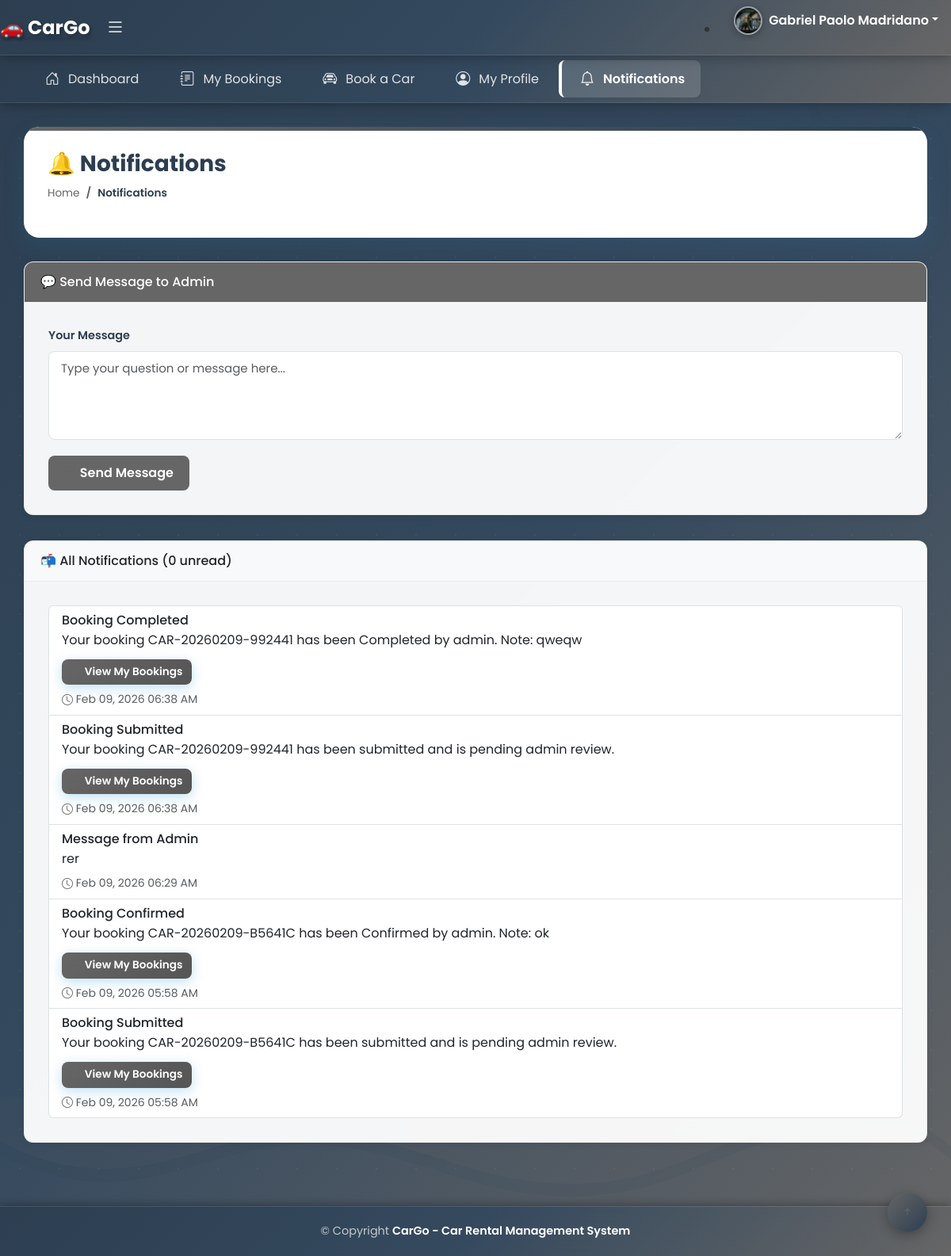
The app's page /index.php?page=notifications (signed in) with its own data.
### tables this page shows
CREATE TABLE `customers` (
  `id` int(11) NOT NULL,
  `customer_id` varchar(20) NOT NULL,
  `username` varchar(50) NOT NULL,
  `password` varchar(255) NOT NULL,
  `full_name` varchar(100) NOT NULL,
  `email` varchar(100) NOT NULL,
  `phone` varchar(20) DEFAULT NULL,
  `address` text DEFAULT NULL,
  `profile_picture` varchar(255) DEFAULT NULL,
  `status` varchar(20) DEFAULT 'Active',
  `last_login` datetime DEFAULT NULL,
  `created_at` timestamp NOT NULL DEFAULT current_timestamp(),
  `updated_at` timestamp NOT NULL DEFAULT current_timestamp() ON UPDATE current_timestamp()
);

CREATE TABLE `notifications` (
  `id` int(11) NOT NULL,
  `user_type` varchar(20) NOT NULL,
  `user_id` varchar(50) DEFAULT NULL,
  `title` varchar(255) NOT NULL,
  `message` text NOT NULL,
  `booking_id` varchar(50) DEFAULT NULL,
  `is_read` tinyint(1) DEFAULT 0,
  `created_at` timestamp NOT NULL DEFAULT current_timestamp()
);

### modules/notifications.php (the view, shortened to what this page needs)
<?php
$host = 'localhost';
$user = 'root';
$pass = '';
$dbname = 'travel_db_improved';
$conn = new mysqli($host, $user, $pass, $dbname);
$is_admin = isset($_SESSION['user_type']) && $_SESSION['user_type'] === 'admin';
$user_email = '';
if (!$is_admin && isset($_SESSION['username'])) {
    $username = $conn->real_escape_string($_SESSION['username']);
    $customer_result = $conn->query("SELECT email FROM customers WHERE username='$username'");
    if ($customer_result && $customer_row = $customer_result->fetch_assoc()) {
        $user_email = $customer_row['email'];
    }
}
$notifications = [];
if ($is_admin) {
    $result = $conn->query("SELECT * FROM notifications WHERE user_type='admin' ORDER BY created_at DESC");
} else {
    $result = $conn->query("SELECT * FROM notifications WHERE user_type='customer' AND user_id='$user_email' ORDER BY created_at DESC");
}
while($row = $result->fetch_assoc()) {
    $notifications[] = $row;
}
$unread_count = count(array_filter($notifications, function($n) { return !$n['is_read']; }));
?>
<div class="pagetitle">
  <h1>🔔 Notifications</h1>
  <nav>
    <ol class="breadcrumb">
      <li class="breadcrumb-item"><a href="index.php">Home</a></li>
      <li class="breadcrumb-item active">Notifications</li>
    </ol>
  </nav>
</div>
<section class="section">
  <?php if (!$is_admin): ?>
  <div class="card mb-4">
    <div class="card-header" style="background-color: #666; color: white;">
      <h6 class="mb-0">💬 Send Message to Admin</h6>
    </div>
    <div class="card-body">
      <form method="POST">
        <div class="mb-3">
          <label class="form-label">Your Message</label>
          <textarea class="form-control" name="message" rows="4" placeholder="Type your question or message here..." required></textarea>
        </div>
        <button type="submit" name="send_message" class="btn" style="background-color: #666; color: white;">
          <i class="bi bi-send"></i> Send Message
        </button>
      </form>
    </div>
  </div>
  <?php endif; ?>
  <div class="card">
    <div class="card-header bg-light d-flex justify-content-between align-items-center">
      <h6 class="mb-0">📬 All Notifications (<?php echo $unread_count; ?> unread)</h6>
    </div>
    <div class="card-body">
      <?php if (empty($notifications)): ?>
      <div class="text-center py-5">
        <i class="bi bi-bell-slash display-1 text-muted"></i>
        <p class="mt-3 text-muted">No notifications yet</p>
      </div>
      <?php else: ?>
      <div class="list-group">
        <?php foreach($notifications as $notif): ?>
        <div class="list-group-item <?php echo !$notif['is_read'] ? 'list-group-item-warning' : ''; ?>">
          <div class="d-flex justify-content-between align-items-start">
            <div class="flex-grow-1">
              <h6 class="mb-1">
                <?php echo htmlspecialchars($notif['title']); ?>
              </h6>
              <p class="mb-1"><?php echo htmlspecialchars($notif['message']); ?></p>
              <?php if ($notif['booking_id'] && $is_admin): ?>
              <a href="index.php?page=booking_details&id=<?php echo $notif['booking_id']; ?>" class="btn btn-sm btn-primary mt-2">
                <i class="bi bi-eye"></i> View Booking
              </a>
              <?php elseif ($notif['booking_id']): ?>
              <a href="index.php?page=my_bookings" class="btn btn-sm btn-primary mt-2">
                <i class="bi bi-eye"></i> View My Bookings
              </a>
              <?php endif; ?>
              <small class="text-muted d-block mt-2">
                <i class="bi bi-clock"></i> <?php echo date('M d, Y h:i A', strtotime($notif['created_at'])); ?>
              </small>
            </div>
          </div>
        </div>
        <?php endforeach; ?>
      </div>
      <?php endif; ?>
    </div>
  </div>
</section>

### index.php (shortened to what this page needs)
<?php
$user_type = isset($_SESSION['user_type']) ? $_SESSION['user_type'] : 'customer';
$is_admin = ($user_type === 'admin');
$unread_notifications = 0;
$conn_notif = new mysqli('localhost', 'root', '', 'travel_db_improved');
if (!$conn_notif->connect_error) {
    if ($is_admin) {
        $result = $conn_notif->query("SELECT COUNT(*) as count FROM notifications WHERE user_type='admin' AND is_read=0");
    } else {
        $username = isset($_SESSION['username']) ? $conn_notif->real_escape_string($_SESSION['username']) : '';
        $customer_result = $conn_notif->query("SELECT email FROM customers WHERE username='$username'");
        if ($customer_result && $customer_row = $customer_result->fetch_assoc()) {
            $user_email = $customer_row['email'];
            $result = $conn_notif->query("SELECT COUNT(*) as count FROM notifications WHERE user_type='customer' AND user_id='$user_email' AND is_read=0");
        }
    }
    if (isset($result) && $result && $row = $result->fetch_assoc()) {
        $unread_notifications = $row['count'];
    }
}
$profile_picture = null;
$display_name = isset($_SESSION['user_name']) ? $_SESSION['user_name'] : 'User';
if (!$is_admin && isset($_SESSION['username'])) {
    $conn = new mysqli('localhost', 'root', '', 'travel_db_improved');
    if (!$conn->connect_error) {
        $username = $conn->real_escape_string($_SESSION['username']);
        $result = $conn->query("SELECT profile_picture, full_name FROM customers WHERE username='$username'");
        if ($result && $row = $result->fetch_assoc()) {
            $profile_picture = $row['profile_picture'];
            $display_name = $row['full_name'];
        }
    }
}
?>
<!DOCTYPE html>
<html lang="en">
<head>
  <link href="assets/vendor/bootstrap/css/bootstrap.min.css" rel="stylesheet">
  <link href="assets/vendor/bootstrap-icons/bootstrap-icons.css" rel="stylesheet">
  <link href="assets/vendor/boxicons/css/boxicons.min.css" rel="stylesheet">
  <link href="assets/css/style.css" rel="stylesheet">
</head>
<body>
  <div class="travel-wave-container">
    <div class="wave-layer wave-1"></div>
    <div class="wave-layer wave-2"></div>
    <div class="wave-layer wave-3"></div>
  </div>
  <div class="travel-cloud"></div>
  <header id="header" class="header fixed-top d-flex align-items-center" style="background: linear-gradient(135deg, #2c3e50 0%, #34495e 50%, #666 100%) !important;">
    <div class="d-flex align-items-center justify-content-between">
      <a href="index.php" class="logo d-flex align-items-center">
        <span class="d-none d-lg-block" style="color: white !important; text-shadow: 2px 2px 4px rgba(0,0,0,0.3);">🚗 CarGo</span>
      </a>
      <i class="bi bi-list toggle-sidebar-btn" style="color: white !important;"></i>
    </div>
    <nav class="header-nav ms-auto">
      <ul class="d-flex align-items-center">
        <li class="nav-item dropdown pe-3">
          <a class="nav-link nav-profile d-flex align-items-center pe-0" href="#" data-bs-toggle="dropdown">
            <div class="avatar-placeholder" style="background: rgba(255, 255, 255, 0.2) !important; border: 2px solid rgba(255, 255, 255, 0.3) !important;">
              <?php if (!$is_admin && $profile_picture && file_exists($profile_picture)): ?>
                <img src="<?php echo htmlspecialchars($profile_picture); ?>" alt="Profile">
              <?php else: ?>
                <span style="color: white !important;">✈️</span>
              <?php endif; ?>
            </div>
            <span class="d-none d-md-block dropdown-toggle ps-2" style="color: white !important;"><?php echo $is_admin ? 'Travel Admin' : htmlspecialchars($display_name); ?></span>
          </a>
        </li>
      </ul>
    </nav>
  </header>
  <?php if ($is_admin): ?>
  <aside id="sidebar" class="sidebar" style="background: linear-gradient(180deg, #2c3e50 0%, #34495e 50%, #666 100%) !important;">
    <ul class="sidebar-nav" id="sidebar-nav">
      <li class="nav-item">
        <a class="nav-link <?php echo (!isset($_GET['page']) || $_GET['page'] == 'dashboard') ? 'active' : ''; ?>" href="index.php?page=dashboard" style="color: rgba(255, 255, 255, 0.85) !important;">
          <i class="bi bi-house-door" style="color: rgba(255, 255, 255, 0.85) !important;"></i>
          <span>Dashboard</span>
        </a>
      </li>
      <li class="nav-heading" style="color: rgba(255, 255, 255, 0.6) !important;">✈️ Bookings</li>
      <li class="nav-item">
        <a class="nav-link <?php echo (isset($_GET['page']) && $_GET['page'] == 'all_bookings') ? 'active' : ''; ?>" href="index.php?page=all_bookings" style="color: rgba(255, 255, 255, 0.85) !important;">
          <i class="bi bi-journal-text" style="color: rgba(255, 255, 255, 0.85) !important;"></i>
          <span>All Bookings</span>
        </a>
      </li>
      <li class="nav-item">
        <a class="nav-link <?php echo (isset($_GET['page']) && $_GET['page'] == 'admin_car_rental') ? 'active' : ''; ?>" href="index.php?page=admin_car_rental" style="color: rgba(255, 255, 255, 0.85) !important;">
          <i class="bi bi-car-front" style="color: rgba(255, 255, 255, 0.85) !important;"></i>
          <span>Car Rental</span>
        </a>
      </li>
      <li class="nav-heading" style="color: rgba(255, 255, 255, 0.6) !important;">🏝️ Management</li>
      <li class="nav-item">
        <a class="nav-link <?php echo (isset($_GET['page']) && $_GET['page'] == 'cars') ? 'active' : ''; ?>" href="index.php?page=cars" style="color: rgba(255, 255, 255, 0.85) !important;">
          <i class="bi bi-car-front-fill" style="color: rgba(255, 255, 255, 0.85) !important;"></i>
          <span>Cars</span>
        </a>
      </li>
      <li class="nav-item">
        <a class="nav-link <?php echo (isset($_GET['page']) && $_GET['page'] == 'car_maintenance') ? 'active' : ''; ?>" href="index.php?page=car_maintenance" style="color: rgba(255, 255, 255, 0.85) !important;">
          <i class="bi bi-tools" style="color: rgba(255, 255, 255, 0.85) !important;"></i>
          <span>Maintenance</span>
        </a>
      </li>
      <li class="nav-item">
        <a class="nav-link <?php echo (isset($_GET['page']) && $_GET['page'] == 'car_sales') ? 'active' : ''; ?>" href="index.php?page=car_sales" style="color: rgba(255, 255, 255, 0.85) !important;">
          <i class="bi bi-tag" style="color: rgba(255, 255, 255, 0.85) !important;"></i>
          <span>Car Sales</span>
        </a>
      </li>
      <li class="nav-item">
        <a class="nav-link <?php echo (isset($_GET['page']) && $_GET['page'] == 'promo_codes') ? 'active' : ''; ?>" href="index.php?page=promo_codes" style="color: rgba(255, 255, 255, 0.85) !important;">
          <i class="bi bi-ticket-perforated" style="color: rgba(255, 255, 255, 0.85) !important;"></i>
          <span>Promo Codes</span>
        </a>
      </li>
      <li class="nav-item">
        <a class="nav-link <?php echo (isset($_GET['page']) && $_GET['page'] == 'agents') ? 'active' : ''; ?>" href="index.php?page=agents" style="color: rgba(255, 255, 255, 0.85) !important;">
          <i class="bi bi-person-badge" style="color: rgba(255, 255, 255, 0.85) !important;"></i>
          <span>Travel Agents</span>
        </a>
      </li>
      <li class="nav-item">
        <a class="nav-link <?php echo (isset($_GET['page']) && $_GET['page'] == 'commissions') ? 'active' : ''; ?>" href="index.php?page=commissions" style="color: rgba(255, 255, 255, 0.85) !important;">
          <i class="bi bi-cash-coin" style="color: rgba(255, 255, 255, 0.85) !important;"></i>
          <span>Commissions</span>
        </a>
      </li>
      <li class="nav-heading" style="color: rgba(255, 255, 255, 0.6) !important;">⚙️ System</li>
      <li class="nav-item">
        <a class="nav-link <?php echo (isset($_GET['page']) && $_GET['page'] == 'notifications') ? 'active' : ''; ?>" href="index.php?page=notifications" style="color: rgba(255, 255, 255, 0.85) !important;">
          <i class="bi bi-bell" style="color: rgba(255, 255, 255, 0.85) !important;"></i>
          <span>Notifications</span>
          <?php if ($unread_notifications > 0): ?>
          <span class="badge bg-danger ms-2"><?php echo $unread_notifications; ?></span>
          <?php endif; ?>
        </a>
      </li>
      <li class="nav-item">
        <a class="nav-link <?php echo (isset($_GET['page']) && $_GET['page'] == 'admin_management') ? 'active' : ''; ?>" href="index.php?page=admin_management" style="color: rgba(255, 255, 255, 0.85) !important;">
          <i class="bi bi-shield-lock" style="color: rgba(255, 255, 255, 0.85) !important;"></i>
          <span>Admin Management</span>
        </a>
      </li>
    </ul>
  </aside>
  <?php else: ?>
  <nav id="topnav">
    <ul class="topnav-menu">
      <li class="topnav-item">
        <a class="nav-link <?php echo (!isset($_GET['page']) || $_GET['page'] == 'dashboard') ? 'active' : ''; ?>" href="index.php?page=dashboard">
          <i class="bi bi-house-door"></i>
          <span>Dashboard</span>
        </a>
      </li>
      <li class="topnav-item">
        <a class="nav-link <?php echo (isset($_GET['page']) && $_GET['page'] == 'my_bookings') ? 'active' : ''; ?>" href="index.php?page=my_bookings">
          <i class="bi bi-journal-text"></i>
          <span>My Bookings</span>
        </a>
      </li>
      <li class="topnav-item">
        <a class="nav-link <?php echo (isset($_GET['page']) && $_GET['page'] == 'car_rental') ? 'active' : ''; ?>" href="index.php?page=car_rental">
          <i class="bi bi-car-front"></i>
          <span>Book a Car</span>
        </a>
      </li>
      <li class="topnav-item">
        <a class="nav-link <?php echo (isset($_GET['page']) && $_GET['page'] == 'my_profile') ? 'active' : ''; ?>" href="index.php?page=my_profile">
          <i class="bi bi-person-circle"></i>
          <span>My Profile</span>
        </a>
      </li>
      <li class="topnav-item">
        <a class="nav-link <?php echo (isset($_GET['page']) && $_GET['page'] == 'notifications') ? 'active' : ''; ?>" href="index.php?page=notifications">
          <i class="bi bi-bell"></i>
          <span>Notifications</span>
        </a>
      </li>
    </ul>
  </nav>
  <?php endif; ?>
  <main id="main" class="main">
    <?php
    if (!isset($_GET['page']) || $_GET['page'] == 'dashboard') {
        if ($is_admin) {
            include 'modules/dashboard.php';
        } else {
            include 'modules/customer_dashboard.php';
        }
    } else {
        $page = $_GET['page'];
        $module_file = 'modules/' . $page . '.php';
        if (file_exists($module_file)) {
            include $module_file;
        }
    }
    ?>
  </main>
  <footer id="footer" class="footer">
    <div class="copyright">
      &copy; Copyright <strong><span>CarGo - Car Rental Management System</span></strong>
    </div>
  </footer>
  <a href="#" class="back-to-top d-flex align-items-center justify-content-center"><i class="bi bi-arrow-up-short"></i></a>
</body>
</html>

### records on screen
customers: profile_picture (picture), full_name "Gabriel Paolo Madridano"
notifications: title "Booking Completed", message "Your booking CAR-20260209-992441 has been Completed by admin. Note: qweqw", shows "View My Bookings", created_at "Feb 09, 2026 06:38 AM"
notifications: title "Booking Submitted", message "Your booking CAR-20260209-992441 has been submitted and is pending admin review.", shows "View My Bookings", created_at "Feb 09, 2026 06:38 AM"
notifications: title "Message from Admin", message "rer", created_at "Feb 09, 2026 06:29 AM"
notifications: title "Booking Confirmed", message "Your booking CAR-20260209-B5641C has been Confirmed by admin. Note: ok", shows "View My Bookings", created_at "Feb 09, 2026 05:58 AM"
notifications: title "Booking Submitted", message "Your booking CAR-20260209-B5641C has been submitted and is pending admin review.", shows "View My Bookings", created_at "Feb 09, 2026 05:58 AM"

### other values on screen
$unread_count "0"
